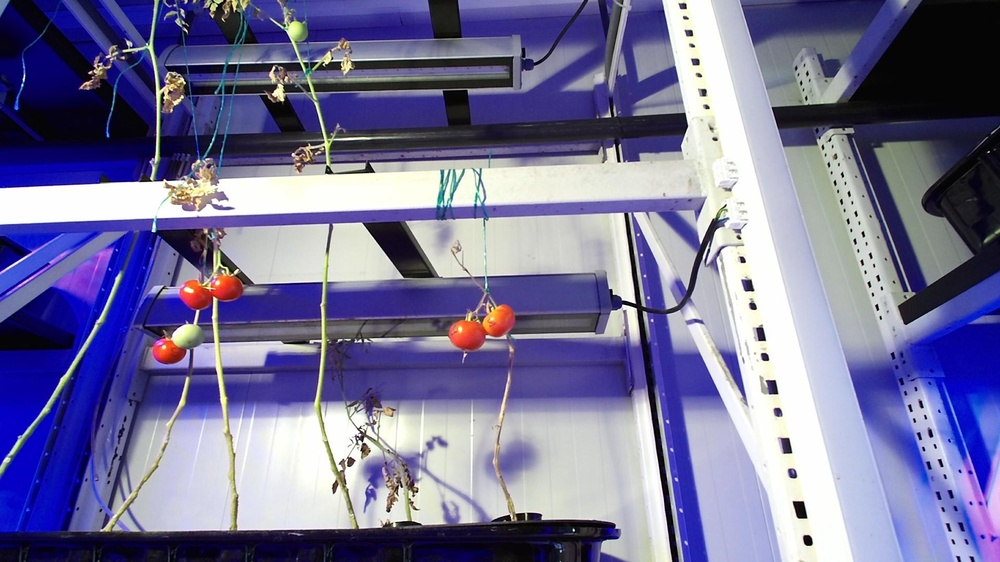
#> input picture Main_Model_Files/images/color_image_30nisan10_jpg.rf.2c684fe6147f8586b67b02d492eb8d9b.jpg, 1000 x 562 px, shrunk from 1920 x 1080 before the run, given in place of _image_30nisan42_jpg.rf.698888b235d92bff44e948d420697a67.jpg, which was not available
$ python get_json.py
#> lines starting #> are read from the running program, lines starting #| are printed output that depends on the picture; after the words box and inside, x2 and y2 are one past the last pixel; in counts of white or black regions, pixels touching at a corner belong together; pictures that were not available may be replaced by others from this repository, and a replacement may not be noted
import json
import re
import cv2
import numpy as np
import os
from matplotlib import pyplot as plt
from pycocotools.coco import COCO

def enhance_depth_visualization(depth_data, clip_min=None, clip_max=None):
    if clip_min is None:
        clip_min = np.min(depth_data)
    if clip_max is None:
        clip_max = np.max(depth_data)

    # Clip the depth data to the specified range
    depth_data_clipped = np.clip(depth_data, clip_min, clip_max)

    # Normalize the depth data to [0, 255]
    depth_visual = ((depth_data_clipped - clip_min) / (clip_max - clip_min) * 255).astype(np.uint8)
    depth_visual_colored = cv2.applyColorMap(depth_visual, cv2.COLORMAP_JET)

    return depth_visual_colored

def extract_number_after_mayis(file_name):
    match = re.search(r'nisan(\d+)', file_name)
    if match:
        return match.group(1)
    return None

# Load COCO annotations
annotations_path = '_annotations.coco.json'
with open(annotations_path) as f:
#> (reads seg/train2/_annotations.coco.json from the repository)
    coco_data = json.load(f)

coco = COCO(annotations_path)

depth_annotations_path = '_depth_annotations.coco.json'
with open(depth_annotations_path) as f:
#> (reads seg/train2/_depth_annotations.coco.json from the repository)
    depth_coco_data = json.load(f)

depth_coco = COCO(depth_annotations_path)

# Create directories to save the annotated images
output_dir = 'annotated_images'
segmented_depth_dir = 'segmented_depth'
os.makedirs(output_dir, exist_ok=True)
os.makedirs(segmented_depth_dir, exist_ok=True)

# Function to fit an ellipse and calculate major and minor axis lengths
def fit_ellipse_and_get_axes(segmentation):
    points = np.array(segmentation).reshape((-1, 2)).astype(np.float32)
    if len(points) < 5:
        return None, None, None
    ellipse = cv2.fitEllipse(points)
    (center, axes, angle) = ellipse
    major_axis_length = max(axes)
    minor_axis_length = min(axes)
    return major_axis_length, minor_axis_length, ellipse

# Function to compute the mean depth value in a segmented region
def compute_mean_depth(segmentation, depth_data):
    mask = np.zeros(depth_data.shape, dtype=np.uint8)
    points = np.array(segmentation).reshape((-1, 2)).astype(np.int32)
    cv2.fillPoly(mask, [points], 1)
    depth_values = depth_data[mask == 1]
    if len(depth_values) == 0:
        return None
    mean_depth = np.mean(depth_values)
    return mean_depth

# Process each image and its annotations
results = []
for image_info in coco_data['images']:
    image_id = image_info['id']
    file_name = image_info['file_name']
    image_path = os.path.join('images', file_name)

    print(f"Processing image: {image_path}")  # Debug print

    image = cv2.imread(image_path)
#> image is the input picture: shape (562, 1000, 3); mean B, G, R 152.6, 114.6, 117
    if image is None:
        print(f"Warning: Unable to read image {image_path}. Skipping.")
        continue

    ann_ids = coco.getAnnIds(imgIds=image_id)
    anns = coco.loadAnns(ann_ids)

    for ann in anns:
        segmentation = ann['segmentation'][0]
        major_axis_length, minor_axis_length, ellipse = fit_ellipse_and_get_axes(segmentation)

        if major_axis_length is not None and minor_axis_length is not None:
            result = {
                'id': ann['id'],
                'major_axis_length': major_axis_length,
                'minor_axis_length': minor_axis_length,
                'mean_depth': 0,
                'real_major_axis_length': 0,
                'real_minor_axis_length': 0,
                'file_name': 'nisan' + extract_number_after_mayis(image_info['file_name'])
            }
            results.append(result)

            # Draw the ellipse and ID on the image
            cv2.ellipse(image, ellipse, (0, 255, 0), 2)
            center = (int(ellipse[0][0]), int(ellipse[0][1]))
            cv2.putText(image, str(ann['id']), center, cv2.FONT_HERSHEY_SIMPLEX, 0.5, (255, 0, 0), 2)
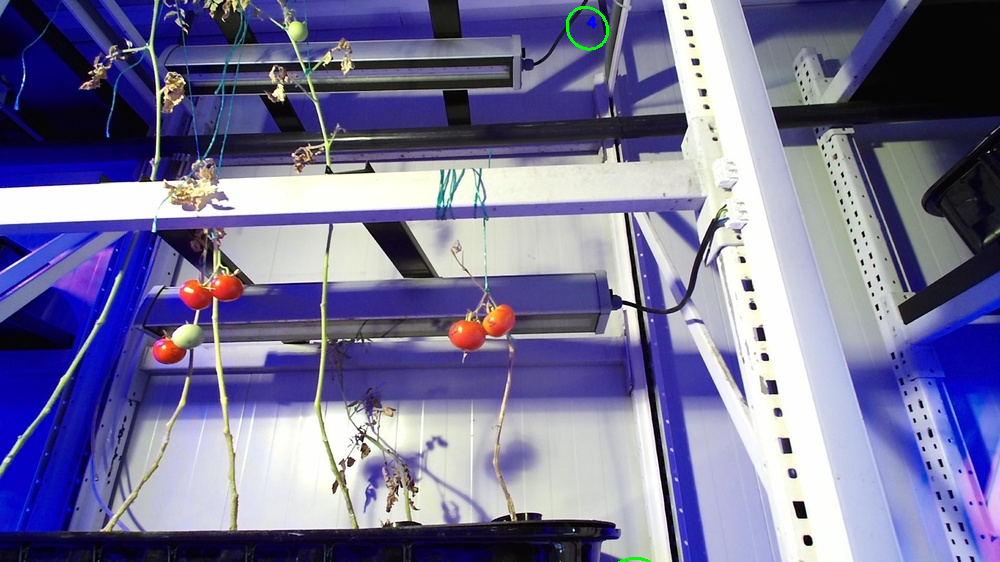
#> image: shape (562, 1000, 3); 0.1% of pixels changed, all inside (x1, y1, x2, y2) = (566, 6, 651, 562)
#> after the loop, results = 7 items

    # Save the annotated image
    output_path = os.path.join(output_dir, file_name)
    cv2.imwrite(output_path, image)
#> pass 2 of the loop `for image_info in coco_data['images']:`:
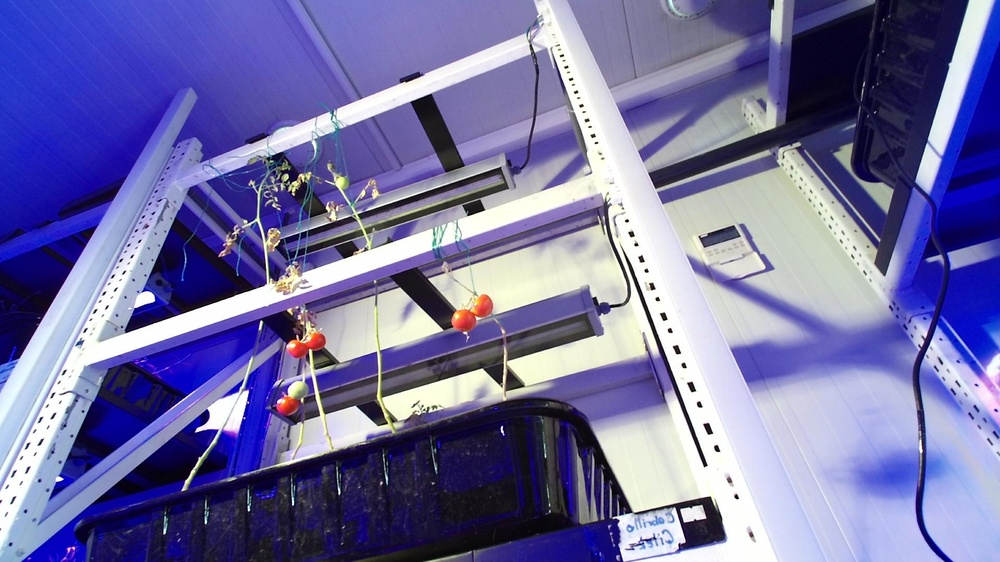
#> input picture Main_Model_Files/images/color_image_30nisan13_jpg.rf.434d07948adfb7a86fbcedc7b78bfaf2.jpg, 1000 x 562 px, shrunk from 1920 x 1080 before the run, given in place of _image_30nisan12_jpg.rf.23a7bb7d60a61cf6e984c1e7ca7177d7.jpg, which was not available
#> image is the input picture: shape (562, 1000, 3); mean B, G, R 163.5, 112.6, 115
#> the loop `for ann in anns:` made 7 passes
#> after the loop `for ann in anns:`:
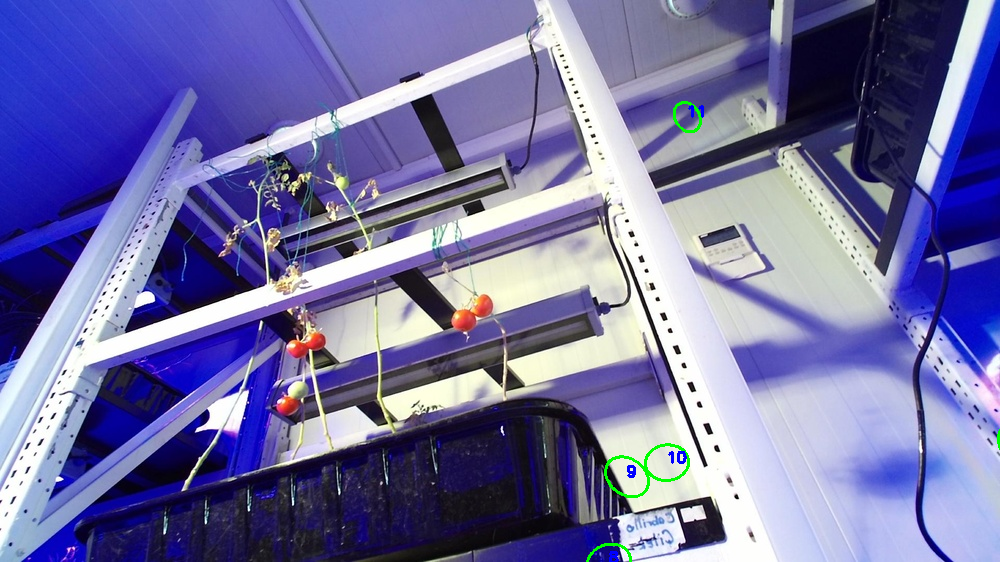
#> image: shape (562, 1000, 3); 0.29% of pixels changed, all inside (x1, y1, x2, y2) = (586, 101, 1000, 562)
#> after the loop `for ann in anns:`: results = 14 items

# Process depth annotations and visualize
depth_results = []
#> depth_results = []
for image_info in depth_coco_data['images']:
    image_id = image_info['id']
    file_name = image_info['file_name']

    mayis_id = extract_number_after_mayis(file_name)
    depth_file_name = f"depth_data_30nisan{mayis_id}.json"
    depth_file_path = os.path.join('depth_data', depth_file_name)
    if not os.path.exists(depth_file_path):
        print(f"Warning: Depth file {depth_file_path} does not exist. Skipping.")
        continue

    with open(depth_file_path) as depth_file:
        depth_data = np.array(json.load(depth_file)).astype(np.float32)

    depth_visual_colored = enhance_depth_visualization(depth_data, clip_min=np.percentile(depth_data, 5), clip_max=np.percentile(depth_data, 95))


    ann_ids = depth_coco.getAnnIds(imgIds=image_id)
    anns = depth_coco.loadAnns(ann_ids)

    for ann in anns:
        segmentation = ann['segmentation'][0]
        # major_axis_length, minor_axis_length, ellipse = fit_ellipse_and_get_axes(segmentation)

        if major_axis_length is not None and minor_axis_length is not None:
            mean_depth = compute_mean_depth(segmentation, depth_data)
            result = {
                'id': ann['id'],
                'mean_depth': float(mean_depth),
                'file_name': 'nisan' + extract_number_after_mayis(image_info['file_name'])
            }
            depth_results.append(result)

            # Draw the segmentation on the depth visual image
            points = np.array(segmentation).reshape((-1, 2)).astype(np.int32)
            cv2.polylines(depth_visual_colored, [points], isClosed=True, color=(0, 0, 0), thickness=1)
            cv2.putText(depth_visual_colored, str(ann['id']), tuple(points[0]), cv2.FONT_HERSHEY_SIMPLEX, 0.5, (255, 255, 255), 1)

    # Save the depth visual image with segmentation
    depth_visual_path = os.path.join(segmented_depth_dir, f"depth_{file_name}")
    cv2.imwrite(depth_visual_path, depth_visual_colored)

# Save the depth results to a new JSON file
with open('ellipse_results.json', 'w') as f:
    json.dump(results, f, indent=4)

# Save the depth results to a new JSON file
with open('depth_results.json', 'w') as f:
    json.dump(depth_results, f, indent=4)

# Visualize an example depth annotated image
if len(depth_coco_data['images']) > 0:
    example_depth_image_path = os.path.join(segmented_depth_dir, f"depth_{depth_coco_data['images'][0]['file_name']}")
    example_depth_image = cv2.imread(example_depth_image_path)
    if example_depth_image is not None:
        plt.imshow(cv2.cvtColor(example_depth_image, cv2.COLOR_BGR2RGB))
        plt.axis('off')
        plt.show()
    else:
        print(f"Warning: Unable to read example depth image {example_depth_image_path}.")
